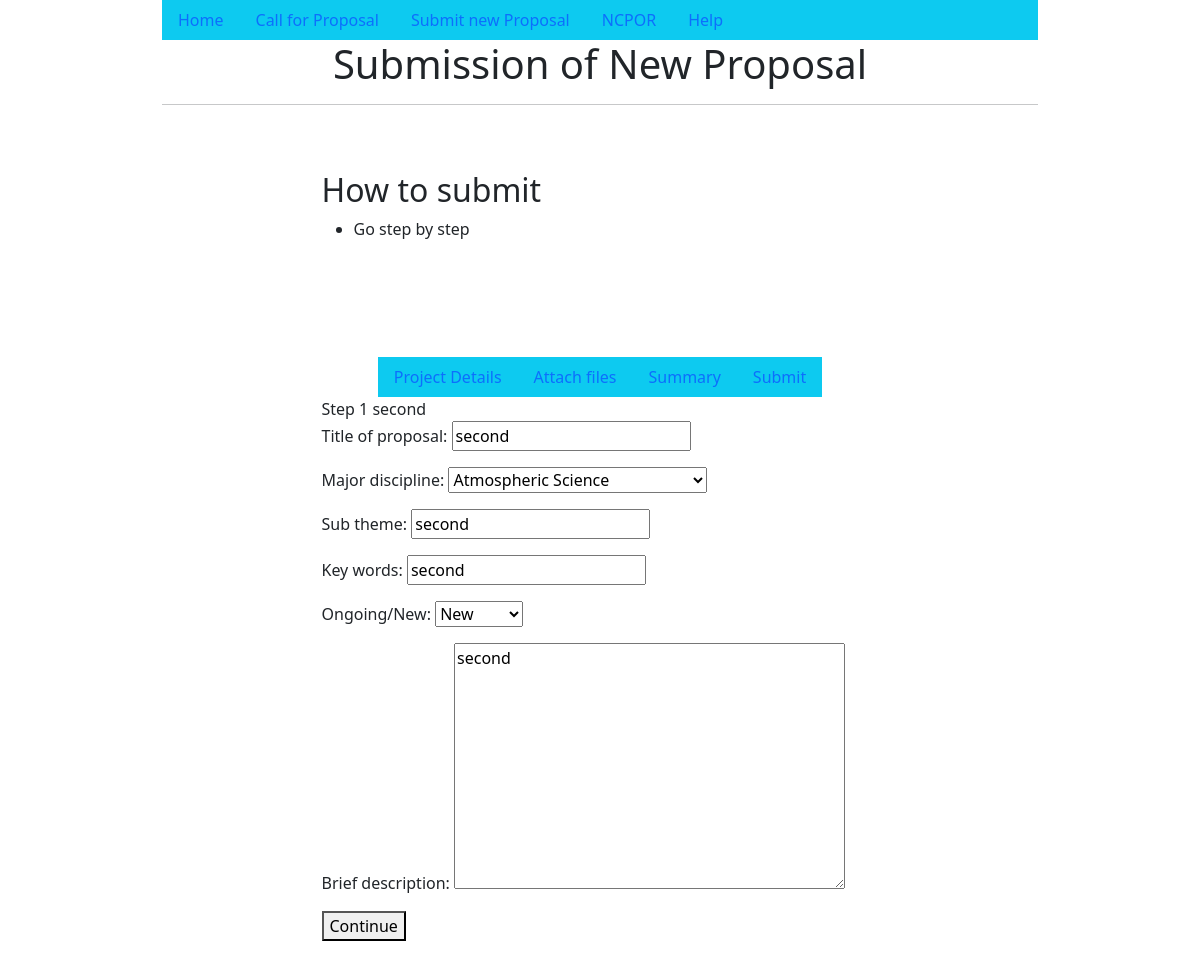
Page /proposals/submit/details/second/ (signed in) on the committed database.
### proposals/models.py (models this page shows)
class Details(models.Model):
    DISCIPLINE_CHOICES = (
            ('Atmospheric Science', 'Atmospheric Science'),
            ('Oceanography', 'Oceanography'),
            ('Geology and Palosciences', 'Geology and Palosciences'),
            ('Glaciology and Remote Sensing', 'Glaciology and Remote Sensing'),
            ('Environmental Science', 'Environmental Science'),
            ('Biology', 'Biology'),
            ('Other', 'Other'),
        )
    FRESHNESS_CHOICE = (
        ('Ongoing', 'Ongoing'),
        ('New', 'New')
    )
    title_of_proposal = models.CharField(max_length=20, null=False , unique=True, primary_key=True)
    major_discipline = models.CharField(max_length = 30,choices = DISCIPLINE_CHOICES, null=False)
    sub_theme = models.CharField(max_length=20, null=False)
    key_words = models.CharField(max_length=50)
    freshness = models.CharField(max_length = 10,choices = FRESHNESS_CHOICE, null=False, name="Ongoing/New")
    brief_description = models.TextField(max_length=250)

### proposals/views.py (the view, shortened to what this page needs)
# urls.py: path('submit/details', views.submit_details),
@login_required
def submit_details(request, title: str = ""):
    details_form = DetailsForm()
    if title != "":
        query_set = Details.objects.filter(
            title_of_proposal=title
        ).values()
        if len(query_set) > 0:
            details_form = DetailsForm(
                initial=Details.objects.filter(
                    title_of_proposal=title
                ).values()[0]
            )
    return render(
        request=request,
        template_name="submit.html",
        context={
            "details_form": details_form,
            "step": 1,
            "title": title if title != "" else None,
        },
    )

### proposals/forms.py
class DetailsForm(forms.ModelForm):
    class Meta:
        model = Details
        exclude = ()

### proposals/templates/submit.html (shortened to what this page needs)
{% extends 'base.html' %}
{% load static %}
{% block head %}Submission of New Proposal{% endblock head %}
{% block content %}
    <div style="width: 75%; margin: auto; padding: 50px;">
        <h2>How to submit</h2>
        <ul>
            <li>Go step by step</li>
        </ul>
    </div>
    <div style="width: 75%; margin: auto; padding: 50px;">
        <nav class="d-flex justify-content-center">
            <ul class="nav bg-info">
                <li class="nav-item">
                    <a class="nav-link" href="/proposals/submit/details">Project Details</a>
                </li>
                <li class="nav-item">
                    <a class="nav-link" href="/proposals/submit/files">Attach files</a>
                </li>
                <li class="nav-item">
                    <a class="nav-link" href="/proposals/submit/summary">Summary</a>
                </li>
                <li class="nav-item">
                    <a class="nav-link" href="/proposals/submit/finish">Submit</a>
                </li>
            </ul>
        </nav>
        <div>
            Step {{ step }}
            {{ title }}
            {% if step == 1 %}
                <form method="POST">
                    {{ details_form.as_p }}
                    <button type="submit">Continue</button>
                </form>
            {% elif step == 2 and title %}
                <form method="POST" enctype="multipart/form-data">
                    {% csrf_token %}
                    {{ files_form.as_p }}
                    <button type="submit">Continue</button>
                </form>
            {% elif step == 4%}
                <div style="width: 75%; margin: auto; padding: 50px;">
                    <a href="/proposals/home">Your proposal has been submitted !!!</a>
                </div>
            {% endif %}
        </div>
    </div>
{% endblock content %}

### rows in the picture
Details: title_of_proposal "second", sub_theme "second", key_words "second", brief_description "second"

### other values in the picture
{{ step }} "1"
{{ title }} "second"
